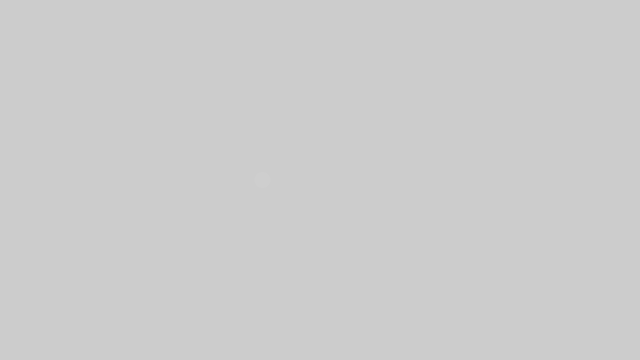
Frame 1 (no input)
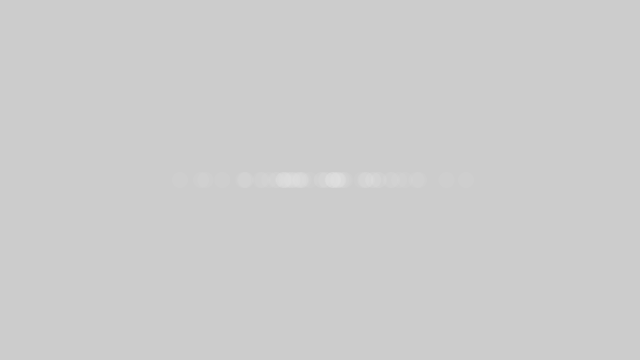
Frame 60 (the mouse pressed at the canvas centre just before this capture)
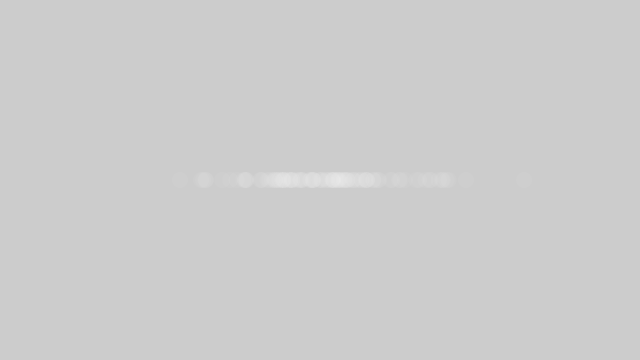
Frame 120 (the mouse held since frame 60 and released just before this capture)

The Processing sketch that drew these frames (run headless with seeded random() and noise(); from frame 60 on, the mouse is pressed at the canvas centre):

// Processing sketch: sketch_170501b_ntr_1_4
// ── sketch_170501b_ntr_1_4.pde
import java.util.Random;
Random generator;

void setup() {
  size(640, 360);
  generator = new Random();
}

void draw() {
  // 平均0.0、標準偏差1.0のガウス（「正規」）分布のdouble型の疑似乱数を生成
  float num = (float)generator.nextGaussian();
  float sd = 60;
  float mean = 320;
  
  float x = sd * num + mean;
  
  noStroke();
  fill(255, 10);
  ellipse(x, 180, 16, 16);
}
